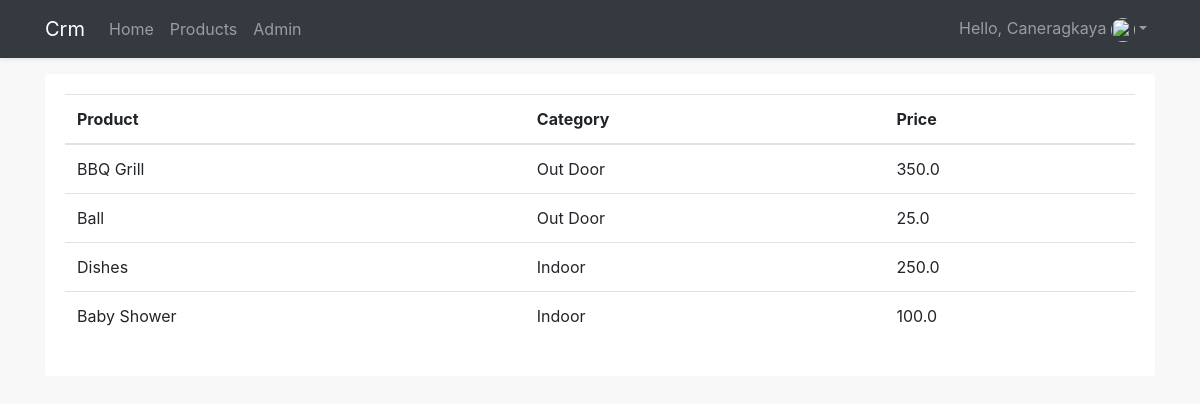
Screenshot of /products/ (signed in) with the database file from the repository.
### accounts/models.py (models this page shows, shortened)
class Product(models.Model):
    CATEGORY = (
        ('Indoor', 'Indoor'),
        ('Out Door', 'Out Door'),
    )
    name = models.CharField(max_length=200, null=True)
    price = models.FloatField(null=True)
    category = models.CharField(max_length=200, null=True, choices=CATEGORY)
    description = models.CharField(max_length=200, null=True, blank=True)
    date_created = models.DateTimeField(auto_now_add=True, null=True)
    tags = models.ManyToManyField(Tag)

### accounts/decorators.py (the view)
        def wrapper_func(request, *args, **kwargs):
            group = None
            if request.user.groups.exists():
                group = request.user.groups.all()[0].name
            if group in allowed_roles:
                return view_func(request, *args, **kwargs)
            else:
                return HttpResponse('You are not authorized to view this page')

### accounts/views.py (called while the page is built)
@login_required(login_url='login')
@allowed_users(allowed_roles=['admin'])
def productpage(request):
    products = Product.objects.all()
    context = {
        'products': products,
    }
    return render(request, 'accounts/products.html', context)

### accounts/templates/accounts/products.html
{% extends 'main.html' %}
{% block content %}
<div class="row">
    <div class="col-lg-12">
        <div class="card border-0">
            <div class="card-body table-responsive">
                <table class="table">
                    <thead>
                        <tr>
                            <th scope="col">Product</th>
                            <th scope="col">Category</th>
                            <th scope="col">Price</th>
                        </tr>
                    </thead>
                    <tbody>
                    {% for product in products %}
                        <tr>
                            <td>{{product.name}}</td>
                            <td>{{product.category}}</td>
                            <td>{{product.price}}</td>
                        </tr>
                    {% endfor %}
                    </tbody>
                </table>
            </div>
        </div>
    </div>
</div>
{% endblock content %}

### accounts/templates/navbar.html (shortened to what this page needs)
<nav class="navbar navbar-expand-lg navbar-dark bg-dark shadow-sm fixed-top text-capitalize">
    <div class="container">
        <a class="navbar-brand" href="{% url 'home' %}">crm</a>
        <div class="collapse navbar-collapse" id="collapsibleNavId">
            <ul class="navbar-nav mr-auto mt-2 mt-lg-0">
            {% if request.user.is_staff %}
                <li class="nav-item">
                    <a class="nav-link" href="{% url 'home' %}">Home</a>
                </li>
                <li class="nav-item">
                    <a class="nav-link" href="{% url 'products' %}">Products</a>
                </li>
                <li class="nav-item">
                    <a class="nav-link" href="/admin">Admin</a>
                </li>
            {% endif %}
            </ul>
            <ul class="navbar-nav ml-auto">
            {% if user.is_authenticated %}
                <li class="nav-item dropdown">
                    <a class="nav-link dropdown-toggle" href="#" id="dropdownId" data-toggle="dropdown"
                        aria-haspopup="true" aria-expanded="false">hello, {{user.username}} <img src="{{request.user.customer.profile_pic.url}}" alt="" class="card-img rounded-circle" style="width:24px; height:24px; object-fit:cover;"></a>
                </li>
            {% else %}
                 <li class="nav-item">
                    <a class="nav-link" href="{% url 'login' %}">Login</a>
                </li>
            {% endif %}
            </ul>
        </div>
    </div>
</nav>

### rows the page displays
Product: name "BBQ Grill", category "Out Door", price "350.0"
Product: name "Ball", category "Out Door", price "25.0"
Product: name "Dishes", category "Indoor", price "250.0"
Product: name "Baby Shower", category "Indoor", price "100.0"

### other values shown
{{ user.username }} "Caneragkaya"
